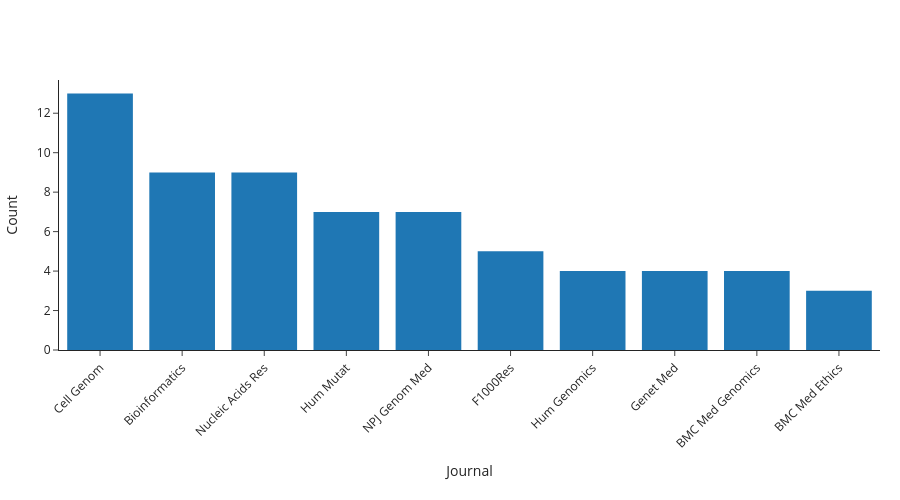

The notebook cell saved with this chart:
### Code cell
def plot_top_journals():
    
    if isinstance(top_journals, pd.Series):
        df = top_journals.reset_index()
        df.columns = ["journal", "Count"]
    else:
        df = top_journals.copy()

    df = df.sort_values("Count", ascending=False).reset_index(drop=True)

    # build customdata for hover (Count + Details if available)
    if "Details" in df.columns:
        customdata = df[["Count", "Details"]].values
        hovertemplate = "Count: %{customdata[0]}<br>%{customdata[1]}<extra></extra>"
    else:
        customdata = df[["Count"]].values
        hovertemplate = "Count: %{customdata[0]}<extra></extra>"

    fig = go.Figure(
        go.Bar(
            x=df["journal"],
            y=df["Count"],
            #marker_color=colors,
            customdata=customdata,
            hovertemplate=hovertemplate,
            marker_line_width=0,
        )
    )

    fig.update_layout(
        barmode="relative",
        xaxis_tickangle=-45,
        margin=dict(l=40, r=20, t=80, b=150),
        xaxis_title="Journal",
        yaxis_title="Count",
        legend_title_text="",
        height=500,
        template="simple_white",
    )

    fig.show()
plot_top_journals()

### Figure 1 — Plotly figure (JSON) as saved in the notebook; plotly's stock layout.template omitted (floating-point values rounded to 4 significant figures)
{"data": [{"customdata": [[13, "Aligning NIH's existing data use restrictions to the GA4GH DUO standard<br>CanDIG: Federated network across Canada for multi-omic and health data discovery and analysis<br>Empirical validation of an automated approach to data use oversight<br>Equity, diversity, and inclusion at the Global Alliance for Genomics and Health<br>Federated analysis of BRCA1 and BRCA2 variation in a Japanese cohort<br>GA4GH Passport standard for digital identity and access permissions<br>GA4GH: International policies and standards for data sharing across genomic research and healthcare<br>I can drive in Iceland: Enabling international joint analyses<br>International federation of genomic medicine databases using GA4GH standards<br>Remote visualization of large-scale genomic alignments for collaborative clinical research and diagnosis of rare diseases<br>The Data Use Ontology to streamline responsible access to human biomedical datasets<br>The GA4GH Variation Representation Specification: A computational framework for variation representation and federated identification<br>Voices of GA4GH members: Collaborating in technology and policy development"], [9, "AnoniMME: bringing anonymity to the Matchmaker Exchange platform for rare disease gene discovery<br>AskBeacon-performing genomic data exchange and analytics with natural language<br>Beacon Reconstruction Attack: Reconstruction of genomes in genomic data-sharing beacons using summary statistics<br>Beacon v2 Reference Implementation: a toolkit to enable federated sharing of genomic and phenotypic data<br>EpiVar Browser: advanced exploration of epigenomics data under controlled access<br>Oncopacket: integration of cancer research data using GA4GH phenopackets<br>RNAget: an API to securely retrieve RNA quantifications<br>Refget: standardized access to reference sequences<br>htsget: a protocol for securely streaming genomic data"], [9, "BioSamples database: FAIRer samples metadata to accelerate research data management<br>BioSamples database: an updated sample metadata hub<br>CSVS, a crowdsourcing database of the Spanish population genetic variability<br>Deep phenotyping: symptom annotation made simple with SAMS<br>GWAS Central: an expanding resource for finding and visualising genotype and phenotype data from genome-wide association studies<br>The European Genome-phenome Archive in 2021<br>The European Variation Archive: a FAIR resource of genomic variation for all species<br>The Human Phenotype Ontology in 2024: phenotypes around the world<br>The Monarch Initiative in 2019: an integrative data and analytic platform connecting phenotypes to genotypes across species"], [7, "Beacon v2 and Beacon networks: A \"lingua franca\" for federated data discovery in biomedical genomics, and beyond<br>ClinGen advancing genomic data-sharing standards as a GA4GH driver project<br>Seven years since the launch of the Matchmaker Exchange: The evolution of genomic matchmaking<br>The Human Variome Project<br>The Matchmaker Exchange API: automating patient matching through the exchange of structured phenotypic and genotypic profiles<br>The Matchmaker Exchange: a platform for rare disease gene discovery<br>Variant-level matching for diagnosis and discovery: Challenges and opportunities"], [7, "A community effort to protect genomic data sharing, collaboration and outsourcing<br>Benchmarking nanopore sequencing and rapid genomics feasibility: validation at a quaternary hospital in New Zealand<br>Genomics on FHIR - a feasibility study to support a National Strategy for Genomic Medicine<br>RareLink: scalable REDCap-based framework for rare disease interoperability linking international registries to FHIR and Phenopackets<br>Responsible sharing of biomedical data and biospecimens via the \"Automatable Discovery and Access Matrix\" (ADA-M)<br>Sharing health-related data: a privacy test?<br>The Australian LINEAGE Study: advancing and implementing international guidance on genomic data within local governance frameworks"], [5, "Common ELIXIR Service for Researcher Authentication and Authorisation<br>GRAPE: genomic relatedness detection pipeline<br>Pan-cancer repository of validated natural and cryptic mRNA splicing mutations<br>Sapporo: A workflow execution service that encourages the reuse of workflows in various languages in bioinformatics<br>The Dockstore: enabling modular, community-focused sharing of Docker-based genomics tools and workflows"], [4, "APPLaUD: access for patients and participants to individual level uninterpreted genomic data<br>Communicating clearly about data sharing in genomics<br>Data stewardship and curation practices in AI-based genomics and automated microscopy image analysis for high-throughput screening studies: promoting robust and ethical AI applications<br>Human genome meeting 2016 : Houston, TX, USA. 28 February - 2 March 2016"], [4, "Genome-wide sequencing in acutely ill infants: genomic medicine's critical application?<br>Narrowing the diagnostic gap: Genomes, episignatures, long-read sequencing, and health economic analyses in an exome-negative intellectual disability cohort<br>Should secondary pharmacogenomic variants be actively screened and reported when diagnostic genome-wide sequencing is performed in a child?<br>Toward Ethical Provenance Tracking: The GA4GH Model Data Access Agreement (DAA)"], [4, "Aftermath of bustamante attack on genomic beacon service<br>Controlling the signal: Practical privacy protection of genomic data sharing through Beacon services<br>Genomic newborn screening: public health policy considerations and recommendations<br>Potential risks and solutions for sharing genome summary data from African populations"], [3, "A policy Delphi study to validate the key implications of data sharing (KIDS) framework for pediatric genomics in Canada<br>A qualitative interview study to determine barriers and facilitators of implementing automated decision support tools for genomic data access<br>Model consent clauses for rare disease research"]], "hovertemplate": "Count: %{customdata[0]}<br>%{customdata[1]}<extra></extra>", "marker": {"line": {"width": 0}}, "type": "bar", "x": ["Cell Genom", "Bioinformatics", "Nucleic Acids Res", "Hum Mutat", "NPJ Genom Med", "F1000Res", "Hum Genomics", "Genet Med", "BMC Med Genomics", "BMC Med Ethics"], "y": [13, 9, 9, 7, 7, 5, 4, 4, 4, 3]}], "layout": {"barmode": "relative", "height": 500, "legend": {"title": {"text": ""}}, "margin": {"b": 150, "l": 40, "r": 20, "t": 80}, "xaxis": {"tickangle": -45, "title": {"text": "Journal"}}, "yaxis": {"title": {"text": "Count"}}}}
